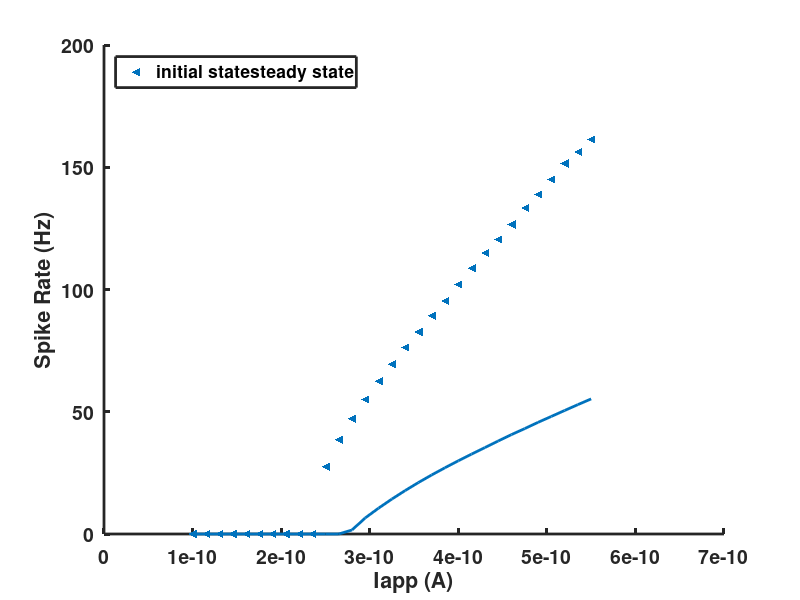

MATLAB code for this plot: (Note: this script raises an error after producing the figure.)
% Tutorial 2.3, Models based on extensions of the LIF neuron.
% Question 1 simulates an LIF model, and question 2 simulates AELIF model
% Written By Clark Xu, Feb. 7, 2023
%%%%%%%%%%%%

% Accepted inputs are 1, 2, 3, and 4. 1 refers to question 1(a), 2 refers 
% to question 1(b), 3 refers to 2(a), 4 refers to 2(b)
question_number=4;

%% Parameters
E_l = -0.075;   % reverse potential
Vth = -0.050;   % threashold for membrane potential
Vreset = -0.080;    % membrane potential for reset
switch question_number
    case {1,2}        
        R_m = 1e8;
        C_m = 100e-12;
        E_K = -0.080;
        delta_G_RSA = 1e-9;
        tau_RSA = 0.200;
        tau_m = C_m*R_m;
    case {3,4}
        Vmax = 0.100;
        delta_th=0.002;
        G_L = 10e-9;
        C_m = 100e-12;
        a = 2e-9;
        b = 0.02e-9;
        tau_SRA = 0.200;
end


%% setting up vectors
switch question_number
    case {1,3}
        tmax = 1.5;
    case {2,4}
        tmax = 5;
end

dt = 0.0001;    % time step is 0.1 ms
t = 0:dt:tmax;  % t vector
Nt = length(t);
Iapp_values = (100:15:550)*1e-12;   % vector of Iapp values used in 1(b) and 2(b)

% Set Iapp.
% Ntrials is the number of different applied currents simulation
switch question_number
    case {1,3}  % Quetion 1 and 3 simulates step pulse with only one Iapp value
        Ntrial=1;
        Iapp_vector=zeros(1,Nt);
        Iapp_vector(0.5/dt:1/dt) = 500e-12; % step pulse
    case {2,4}  % Qeustion 2 and 4 simulates multiple contant Iapp value
        Ntrial=length(Iapp_values);
        Iapp_vector=ones(Ntrial,Nt);        
end

% for each trial, count the ISI for each spike by recording the
% time which spikes occur; first space records the initial INI, and the
% second space records the steady state INI.
ISI = zeros(Ntrial, 2);

% Set up vectors for Vm, G_SRA, and I_SRA
V = zeros(Ntrial, Nt);  % Membrane Potential
V(:,1)=E_l; % initialize membrane potential
G_SRA = zeros(Ntrial,Nt);   % conductance SRA
I_SRA = zeros(Ntrial,Nt);

%% simulation
for trial=1:Ntrial
    
    % set Iapp to constant values
    switch question_number
        case {2,4}
            Iapp_vector(trial,:) = Iapp_values(1,trial)*Iapp_vector(trial,:);
    end
    

    last_spike = 0; %initialize time for last spike every trial
    interval=0; % initialize INI every trial
    initial_interval = 0;

    for i = 2:Nt
        
        switch question_number
            case {1,2}
                dG_SRA = -G_SRA(trial,i-1)*dt/tau_RSA;
                G_SRA(trial,i) = G_SRA(trial,i-1)+dG_SRA;
            
                dV = ((E_l-V(trial,i-1))/R_m+G_SRA(trial,i)*(E_K-V(trial,i-1))+ ...
                    Iapp_vector(trial,i))*dt/C_m;
                V(trial,i)=V(trial,i-1)+dV;
            case {3,4}
                dI_SRA = (a*(V(trial,i-1)-E_l)-I_SRA(trial,i-1))*dt/tau_SRA;
                I_SRA(trial,i) = I_SRA(trial,i-1)+dI_SRA;

                dV = (G_L*(E_l-V(trial,i-1)+delta_th*exp((V(trial,i-1)-Vth)/delta_th))- ...
                    I_SRA(trial,i)+Iapp_vector(trial,i))*dt/C_m;
                V(trial,i) = V(trial,i-1)+dV;
                
        end

        % spike occurs
        if V(trial,i)>Vth
            V(trial,i)=Vreset;  % reset membrane potential

            switch question_number
                case {1,2}  % increment G_SRA
                    G_SRA(trial,i)=G_SRA(trial,i)+delta_G_RSA;
                case {3,4}  % increment I_SRA
                    I_SRA(trial,i)=I_SRA(trial,i)+b;
            end
            
            interval=i*dt-last_spike;   % INI updated every spike

            if last_spike==0
                ISI(trial,1)=interval;  % fist inter-spike interval      
                initial_interval = interval;
            end  

            last_spike=i*dt;    % update last spike           
        end
        
        ISI(trial,2)=interval;  % last interval is the steady-state ISI

        % if last spike is not lasting until the end of the simulation, the
        % system did not enter a steady state. The steady state interval
        % will be 0
        if last_spike<4
            ISI(trial,2) = 0;
        end
        
    end
end

% Get the inverse of inter-spike interval value as the firing rate.
% replace all Inf from zero division in matrix by 0
firing_rate=1./ISI;
firing_rate(isinf(firing_rate)) = 0;    

%% plot graphs
clf     % clear the figure

% Set default styles for the plot
set(0,'DefaultLineLineWidth',2,...
    'DefaultLineMarkerSize',8, ...
    'DefaultAxesLineWidth',2, ...
    'DefaultAxesFontSize',14,...
    'DefaultAxesFontWeight','Bold');

switch question_number
    case 1
        figure(1)
        subplot(3,1,1);
        plot(t, Iapp_vector);
        ylabel("Iapp (A)")
        subplot(3,1,2);
        plot(t, V);
        ylabel("membrane potential (V)")
        subplot(3,1,3);

        plot(t, G_SRA);
        ylabel("adaptation conductance (F)")
        xlabel("time (s)")
        
    case 3
        figure(1)
        subplot(2,1,1);
        plot(t, Iapp_vector);
        ylabel("Iapp (A)")
        subplot(2,1,2);
        plot(t, V);
        ylabel("membrane potential (V)")
        xlabel("time(s)")
        
    case {2,4}
        figure(1)
        ylabel("inverse of ISI")
        scatter(Iapp_values,firing_rate(:,1),'filled','<');
        hold on
        plot(Iapp_values,firing_rate(:,2));
        ylabel("firing rate (Hz)")
        legend(["initial state", "steady state"], 'Location', 'northwest');
        xlabel("Iapp (A)")
        ylabel("Spike Rate (Hz)")
        yline(50, "--", "firing rate = 50Hz" ,'HandleVisibility','off')
end

